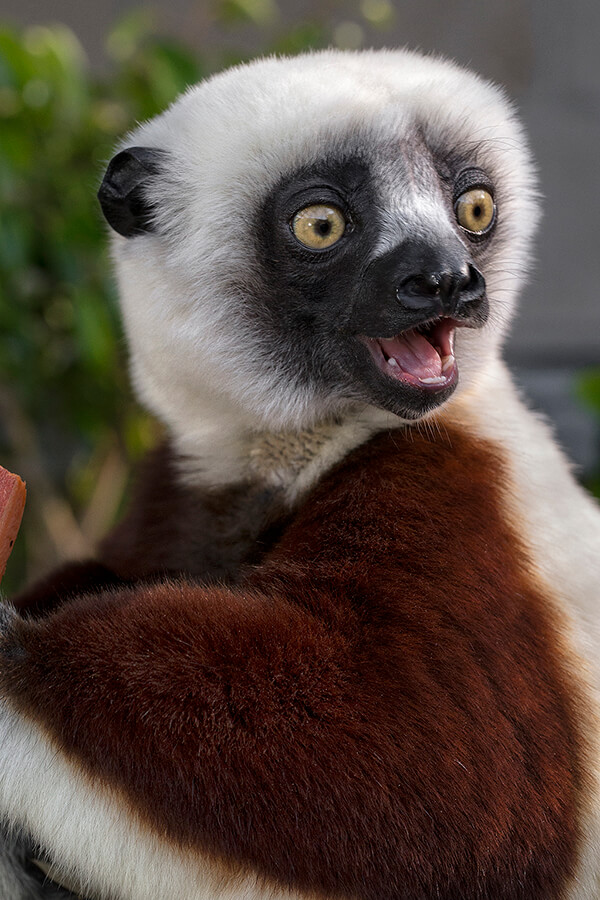
#> input picture test/test_pic/sifaka.jpg, 600 x 900 px
$ python session1.py
#> lines starting #> are read from the running program, lines starting #| are printed output that depends on the picture
# -*- coding: utf-8 -*-
# @Time    : 2023/11/27 0:07
# @Author  : Mean
# @File    : session1.py
# @Description: 实现基于一阶sobel算子的canny算子
import cv2
import numpy as np


def sobel(img):
    h, w = img.shape
    new_img = np.zeros([h, w])
    x_img = np.zeros(img.shape)
    y_img = np.zeros(img.shape)
    sobel_x = np.array([[-1, 0, 1], [-2, 0, 2], [-1, 0, 1]])
    sobel_y = np.array([[-1, -2, -1], [0, 0, 0], [1, 2, 1]])
    for i in range(h - 2):
        for j in range(w - 2):
            x_img[i + 1, j + 1] = abs(np.sum(img[i: i + 3, j: j + 3] * sobel_x))
            y_img[i + 1, j + 1] = abs(np.sum(img[i: i + 3, j: j + 3] * sobel_y))
            new_img[i + 1, j + 1] = np.sqrt(np.square(x_img[i + 1, j + 1]) + np.square(y_img[i + 1, j + 1]))
    return np.uint8(new_img)


img = cv2.imread('../test/test_pic/sifaka.jpg', cv2.IMREAD_GRAYSCALE)
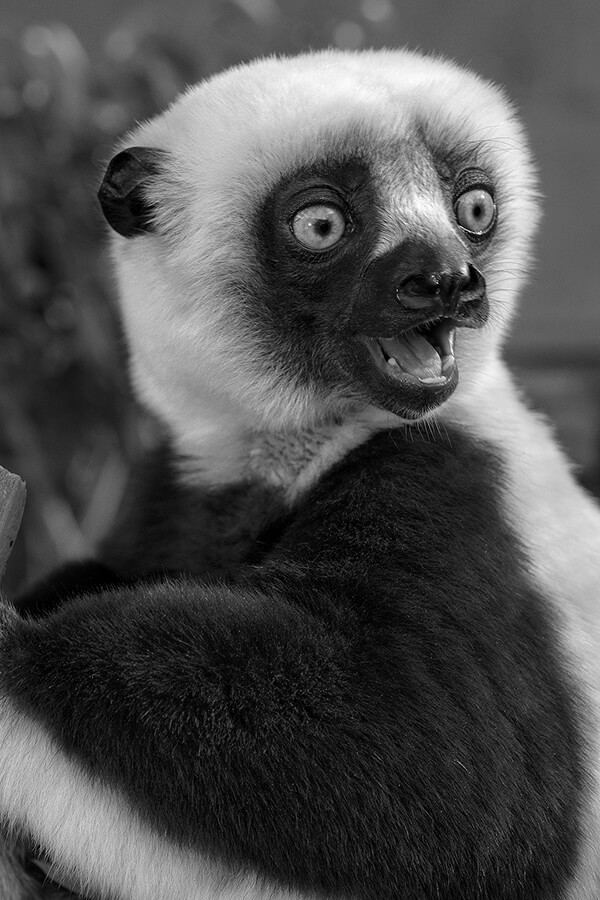
#> img: shape (900, 600); min 0, max 255, mean 79.7
cv2.imshow('orl_img', img)
img = sobel(img)
#> after the loop in sobel, `for i in range(h - 2):`:
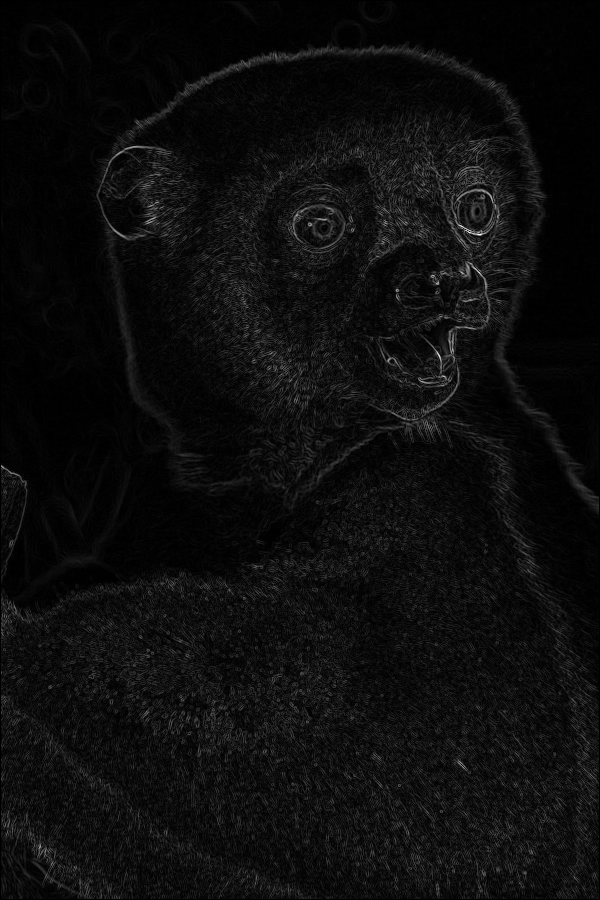
#> new_img: shape (900, 600) float64; min 0, max 883.2, mean 46.8; drawn with min black and max white
#> in sobel, `return np.uint8(new_img)`:
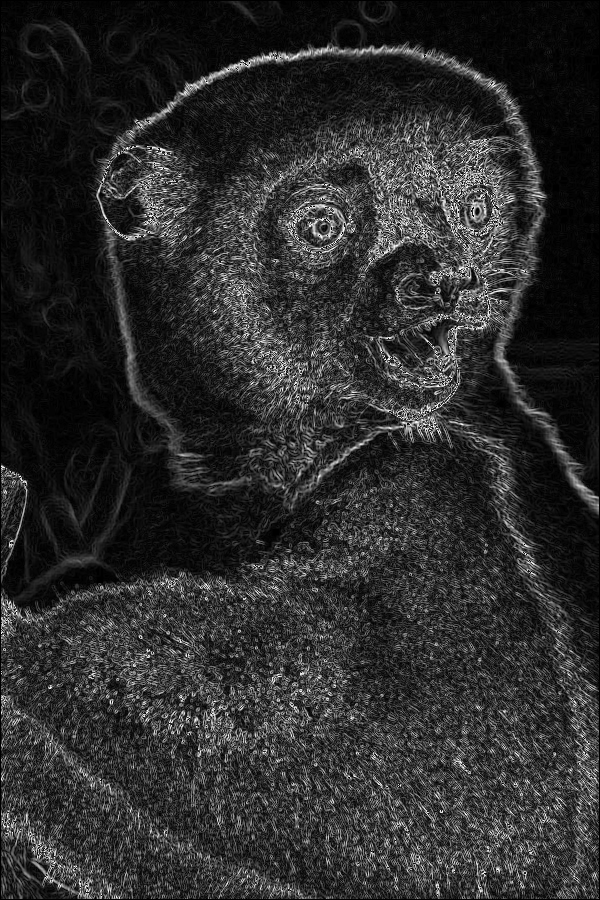
#> returned value: shape (900, 600); min 0, max 255, mean 45
cv2.imshow('sobel', img)
cv2.waitKey(0)
